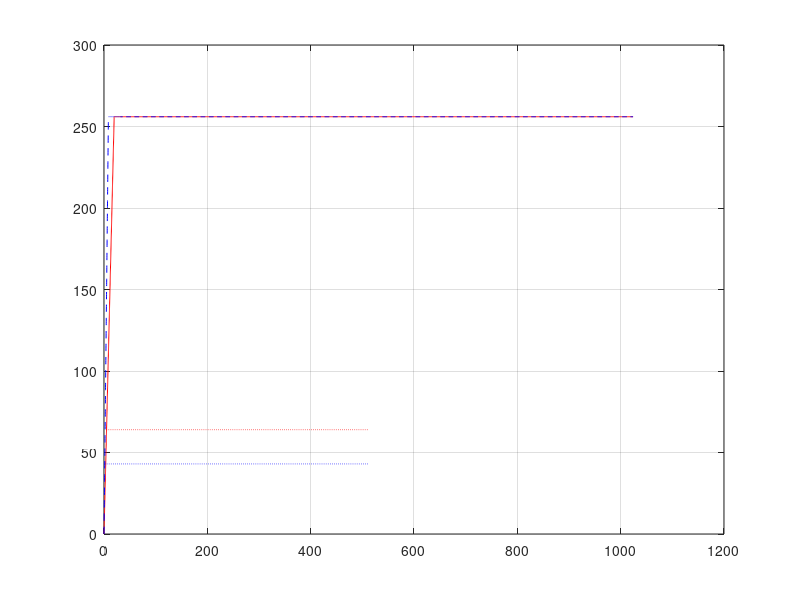

This chart was generated by the following MATLAB code: (Note: this script raises an error after producing the figure.)
clear;

x = [0:0.05:32 32:1:1024];
y1 = min(13*x,256); %roofline i7
y2 = min(30*x,256); %roofline xeon

%celing de 1 core i7
x2 = (64/13):1:512;
y3 = zeros(size(x2))+64; 

%celing de 1 core XEON
x3 = (43/30):1:512;
y4 = zeros(size(x3))+43;

figure
plot(x,y1,'red',x,y2,'blue--',x2,y3,'red:',x3,y4,'blue:')
grid on
ax=gca;
ax.XLim = [0.25 512];
ax.XScale = 'log';
ax.XTick = [0.25 0.5 1 2 4 8 16 32 64 128 256 512];
ax.XTickLabel = {'0.25';'0.5';'1';'2';'4';'8';'16';'32';'64';'128';'256';'512'};

ax.YLim = [0 512];
ax.YScale = 'log';
ax.YTick = [0 1 2 4 8 16 32 64 128 256 512];

title('Roofline Model')
xlabel('Operational Intensity (FLOPs / Byte)')
ylabel('GFLOPS')
legend('i7-4720HQ','Xeon E5650','Using only 1 core','Location','northwest')


% http://www.mathworks.com/help/matlab/ref/plot.html